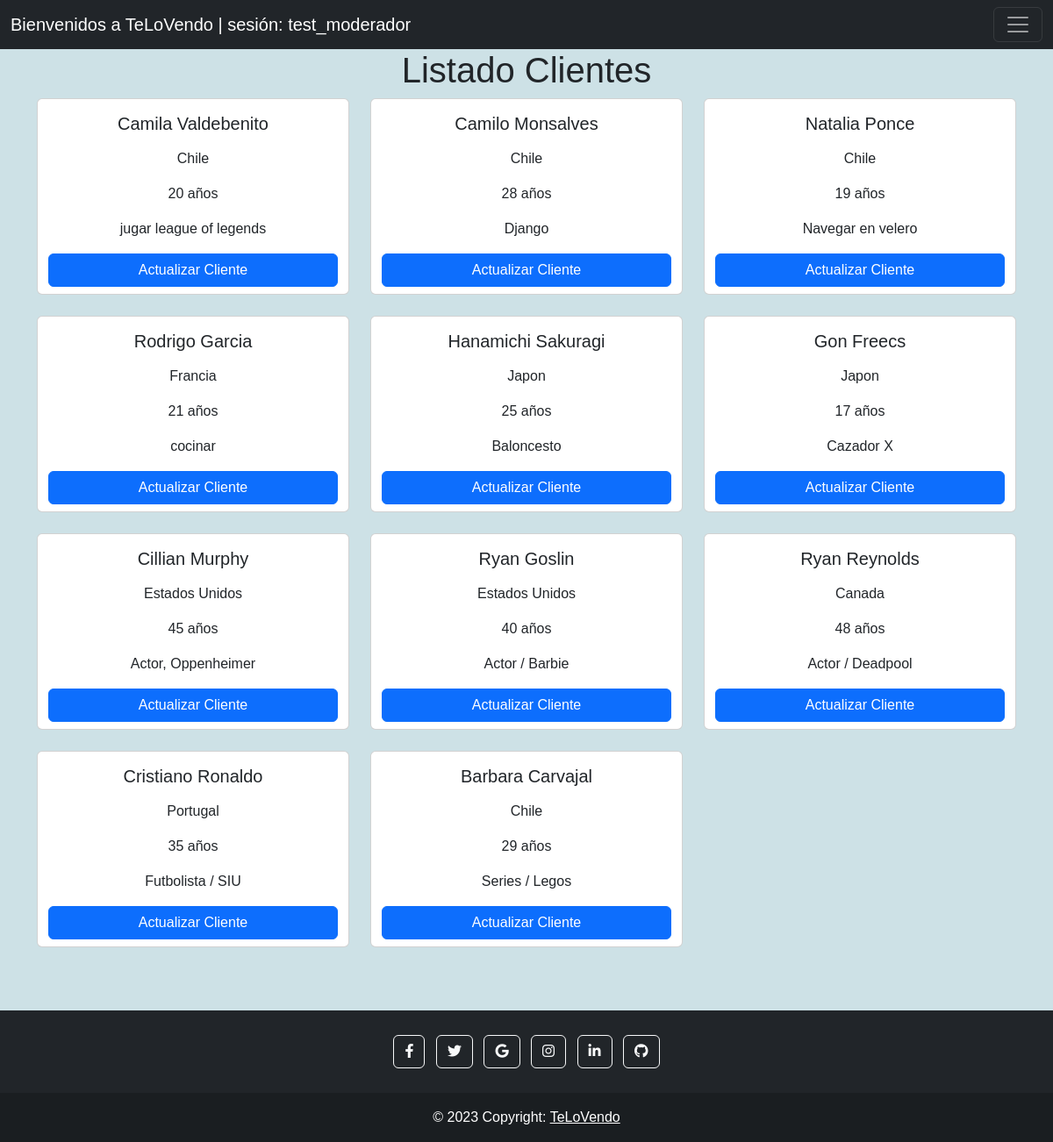
Page /landing/cliente/ (signed in) on the committed database.
### TLV_App/models.py (models this page shows, shortened)
class Usuario(models.Model):
    nombre = models.CharField(max_length=100)
    apellido = models.CharField(max_length=100)
    pais = models.CharField(max_length=50)
    edad = models.IntegerField()
    hobby = models.TextField()
    autor = models.ForeignKey(User, on_delete=models.CASCADE, null=True)

### TLV_App/views.py (the view)
# urls.py: path('cliente/', views.vista_2, name='cliente'),
def vista_2(request):
    contexto_clientes = {
        'clientes' : Usuario.objects.all(),
    }
    return render(request, 'cliente.html', contexto_clientes)

### TLV_App/templates/cliente.html (shortened to what this page needs)
{% extends 'base.html' %}
{% load static %}
{% block listado_clientes %}
<div class="container text-center">
    <h1 class="h1-listado">Listado Clientes</h1>
    <div class="row row-cols-1 row-cols-md-3 d-flex">
        {% for cliente in clientes %}
        <div class="col mb-4 d-flex">
            <div class="card flex-fill">
                <div class="card-body">
                    <h5 class="card-title">{{cliente.nombre}} {{cliente.apellido}}</h5>
                    <p class="card-text">{{cliente.pais}}</p>
                    <p class="card-text">{{cliente.edad}} años</p>
                    <p class="card-text">{{cliente.hobby}}</p>
                </div>
                <div class="container align-content-center">
                    <a class="btn btn-primary w-100 mb-2"
                        href="{% url 'cliente-update' pk=cliente.id%}">Actualizar
                        Cliente</a>
                </div>
            </div>
        </div>
        {% if forloop.counter|divisibleby:3 and not forloop.last %}
    </div><div class="row row-cols-1 row-cols-md-3 d-flex">
        {% endif %}
        {% endfor %}
    </div>
</div>
{% endblock %}
{% block footer %}
<footer id="footer-landing" class="bg-dark text-center text-white">
    <div class="container p-4 pb-0">
        <section class="mb-4">
            <a class="btn btn-outline-light btn-floating m-1"
                href="#!"
                role="button"><i class="fab fa-facebook-f"></i></a>
            <a class="btn btn-outline-light btn-floating m-1"
                href="#!"
                role="button"><i class="fab fa-twitter"></i></a>
            <a class="btn btn-outline-light btn-floating m-1"
                href="#!"
                role="button"><i class="fab fa-google"></i></a>
            <a class="btn btn-outline-light btn-floating m-1"
                href="#!"
                role="button"><i class="fab fa-instagram"></i></a>
            <a class="btn btn-outline-light btn-floating m-1"
                href="#!"
                role="button"><i class="fab fa-linkedin-in"></i></a>
            <a class="btn btn-outline-light btn-floating m-1"
                href="#!"
                role="button"><i class="fab fa-github"></i></a>
        </section>
    </div>
    <div class="text-center p-3"
        style="background-color: rgba(0, 0, 0, 0.2);">
        © 2023 Copyright:
        <a class="text-white" href="#">TeLoVendo</a>
    </div>
</footer>
{% endblock %}

### TLV_App/templates/base.html (shortened to what this page needs)
{% load static %}
<!DOCTYPE html>
<html lang="en">
    <head>
        <link
            href="https://cdn.jsdelivr.net/npm/bootstrap@5.3.0/dist/css/bootstrap.min.css"
            rel="stylesheet"
>
        <link rel="stylesheet"
            href="https://cdn.jsdelivr.net/npm/bootstrap-icons@1.10.5/font/bootstrap-icons.css">
        <link rel="stylesheet" href="https://cdnjs.cloudflare.com/ajax/libs/font-awesome/5.7.1/css/all.min.css" />
        <link rel="stylesheet" href="https://cdnjs.cloudflare.com/ajax/libs/font-awesome/6.4.0/css/all.min.css" />
        <link rel="stylesheet" type="text/css" href="{% static 'TLV_App/landing.css' %}">
    </head>
<body>
    <nav class="navbar navbar-dark bg-dark static-top">
        <div class="container-fluid">
            <a class="navbar-brand" href="{% url 'home' %}">Bienvenidos a TeLoVendo | sesión: {{user.username}}</a>
            <button class="navbar-toggler" type="button"
                data-bs-toggle="offcanvas"
                data-bs-target="#offcanvasDarkNavbar"
                aria-controls="offcanvasDarkNavbar"
                aria-label="Toggle navigation">
                <span class="navbar-toggler-icon"></span>
            </button>
        </div>
    </nav>
    {% block listado_clientes %} {% endblock %}
    {% block footer %} {% endblock %}
</body>
</html>

### TLV_App/static/TLV_App/landing.css (style rules this page uses)
body { background-color: rgb(205, 225, 230); font-family: 'Nunito', sans-serif; }
.card { transition: tranform 0.2s ease-in-out; transition: box-shadow 0.3s ease-in-out; box-shadow: 0 4px 8px rgba(0, 0, 0, 0); }

### rows in the picture
Usuario: nombre "Camila", apellido "Valdebenito", pais "Chile", edad "20", hobby "jugar league of legends"
Usuario: nombre "Camilo", apellido "Monsalves", pais "Chile", edad "28", hobby "Django"
Usuario: nombre "Natalia", apellido "Ponce", pais "Chile", edad "19", hobby "Navegar en velero"
Usuario: nombre "Rodrigo", apellido "Garcia", pais "Francia", edad "21", hobby "cocinar"
Usuario: nombre "Hanamichi", apellido "Sakuragi", pais "Japon", edad "25", hobby "Baloncesto"
Usuario: nombre "Gon", apellido "Freecs", pais "Japon", edad "17", hobby "Cazador X"
Usuario: nombre "Cillian", apellido "Murphy", pais "Estados Unidos", edad "45", hobby "Actor, Oppenheimer"
Usuario: nombre "Ryan", apellido "Goslin", pais "Estados Unidos", edad "40", hobby "Actor / Barbie"
Usuario: nombre "Ryan", apellido "Reynolds", pais "Canada", edad "48", hobby "Actor / Deadpool"
Usuario: nombre "Cristiano", apellido "Ronaldo", pais "Portugal", edad "35", hobby "Futbolista / SIU"
Usuario: nombre "Barbara", apellido "Carvajal", pais "Chile", edad "29", hobby "Series / Legos"

### other values in the picture
{{ user.username }} "test_moderador"
